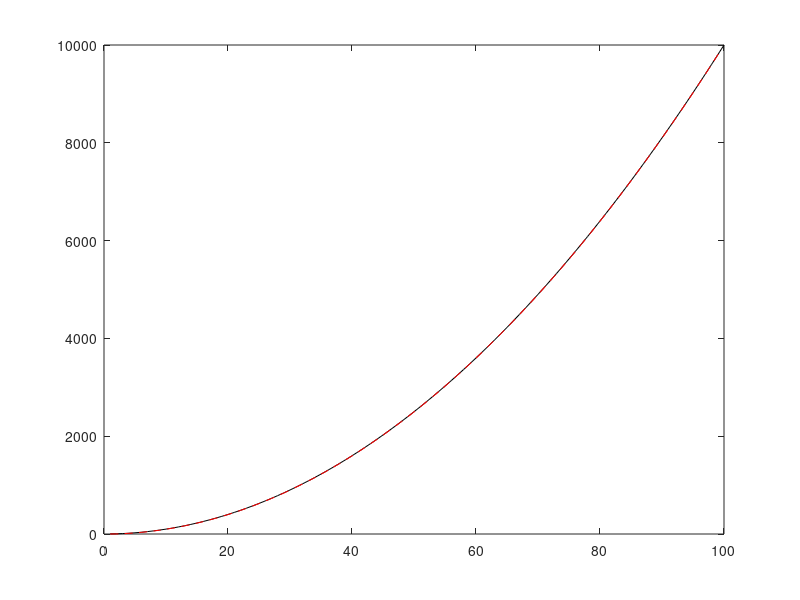

Here is the MATLAB script that generated this plot:
x = 1:100;
y = power(x, 2);
slope = gradient(y(:)) ./ gradient(x(:));
for i=1:length(x)
    new_y(i) = trapz(slope(1:i), x(1:i));
end
figure;
plot(x, y, 'k');
hold on;
plot(x, new_y, 'r--');
hold on;